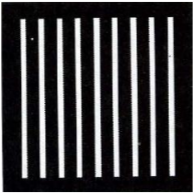
#> input picture listras.png, 196 x 196 px
$ python problema3.py
#> lines starting #> are read from the running program, lines starting #| are printed output that depends on the picture
import cv2
import numpy as np
import matplotlib.pyplot as plt
from scipy.ndimage import uniform_filter, maximum_filter, minimum_filter, median_filter

# Carregar a imagem
img = cv2.imread("listras.png", cv2.IMREAD_GRAYSCALE)
#> img: shape (196, 196); min 0, max 255, mean 68.5

# Função para aplicar filtros e exibir resultados
def aplicar_filtros(img):
    filtros = {
        "Média 3x3": uniform_filter(img, size=3),
        "Média 7x7": uniform_filter(img, size=7),
        "Máximo 3x3": maximum_filter(img, size=3),
        "Máximo 7x7": maximum_filter(img, size=7),
        "Mínimo 3x3": minimum_filter(img, size=3),
        "Mínimo 7x7": minimum_filter(img, size=7),
        "Mediana 3x3": median_filter(img, size=3),
        "Mediana 7x7": median_filter(img, size=7),
    }

    fig, axs = plt.subplots(2, 4, figsize=(16, 8))
    axs = axs.ravel()
    for i, (title, filtered) in enumerate(filtros.items()):
        axs[i].imshow(filtered, cmap="gray")
        axs[i].set_title(title)
        axs[i].axis("off")
#> this loop made 8 passes
#> title on passes 1 to 8: 'Média 3x3', 'Média 7x7', 'Máximo 3x3', 'Máximo 7x7', 'Mínimo 3x3', 'Mínimo 7x7', 'Mediana 3x3', 'Mediana 7x7'

    plt.tight_layout()
    plt.show()
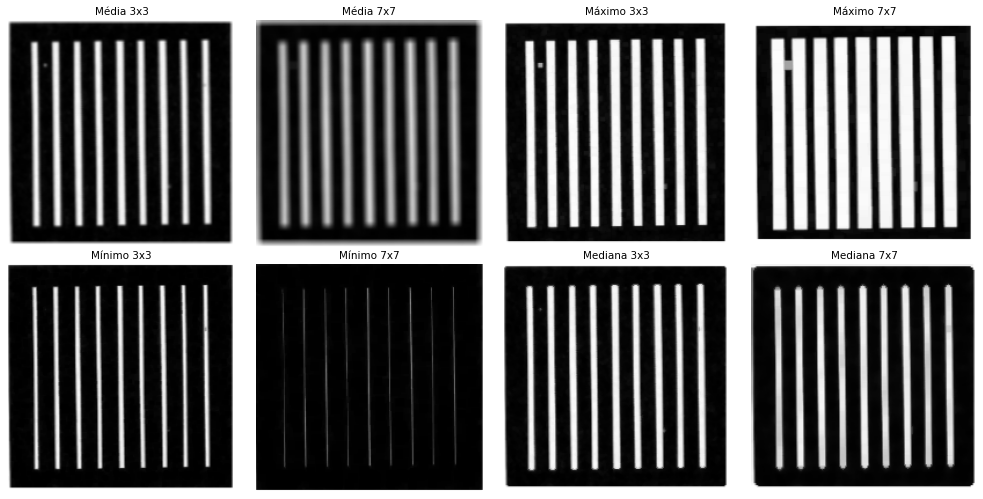
#> figure drawn by matplotlib, 8 panels
    plt.tight_layout()
    plt.savefig("resultado_listras.png")  # Salva como imagem


aplicar_filtros(img)
